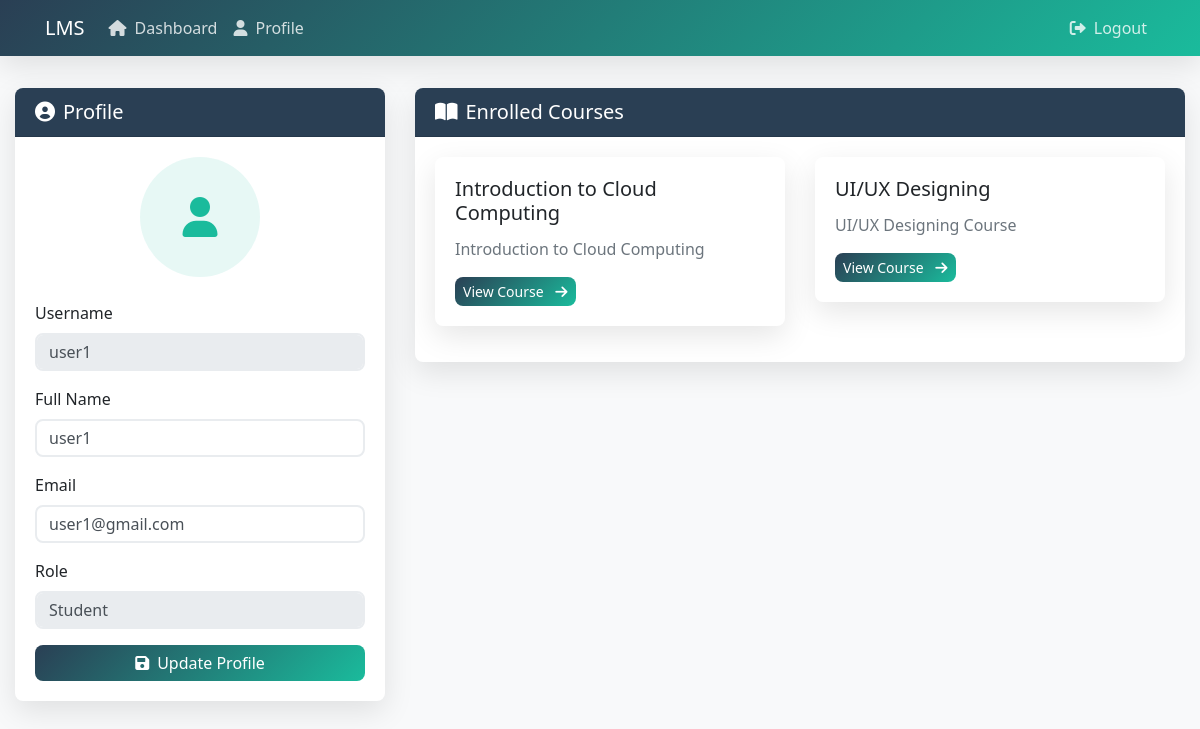
The app's page /profile.php (signed in) with its own data.
### tables this page shows
CREATE TABLE IF NOT EXISTS `users` (
  `user_id` int NOT NULL AUTO_INCREMENT,
  `username` varchar(50) NOT NULL,
  `email` varchar(100) NOT NULL,
  `password` varchar(255) NOT NULL,
  `role` enum('student','instructor','admin') NOT NULL DEFAULT 'student',
  `full_name` varchar(100) DEFAULT NULL,
  `created_at` timestamp NOT NULL DEFAULT CURRENT_TIMESTAMP,
  `reset_token` varchar(64) DEFAULT NULL,
  `reset_expires` datetime DEFAULT NULL,
  PRIMARY KEY (`user_id`),
  UNIQUE KEY `username` (`username`),
  UNIQUE KEY `email` (`email`)
);

CREATE TABLE IF NOT EXISTS `courses` (
  `course_id` int NOT NULL AUTO_INCREMENT,
  `title` varchar(150) NOT NULL,
  `description` text,
  `instructor_id` int NOT NULL,
  `created_at` timestamp NOT NULL DEFAULT CURRENT_TIMESTAMP,
  PRIMARY KEY (`course_id`),
  KEY `instructor_id` (`instructor_id`)
);

### profile.php (the view, shortened to what this page needs)
<?php
require_once "config/database.php";
$user_id = $_SESSION["id"];
$role = $_SESSION["role"];
$username = $full_name = $email = $role_display = "";
$sql = "SELECT username, full_name, email, role FROM users WHERE user_id = ?";
if($stmt = mysqli_prepare($conn, $sql)){
    mysqli_stmt_bind_param($stmt, "i", $user_id);
    if(mysqli_stmt_execute($stmt)){
        $result = mysqli_stmt_get_result($stmt);
        if($row = mysqli_fetch_assoc($result)){
            $username = $row["username"];
            $full_name = $row["full_name"];
            $email = $row["email"];
            $role_display = ucfirst($row["role"]);
        }
    }
}
$enrolled_courses = [];
if($role === "student"){
    $sql = "SELECT c.course_id, c.title, c.description
            FROM courses c
            JOIN enrollments e ON c.course_id = e.course_id
            WHERE e.user_id = ?";
    if($stmt = mysqli_prepare($conn, $sql)){
        mysqli_stmt_bind_param($stmt, "i", $user_id);
        if(mysqli_stmt_execute($stmt)){
            $result = mysqli_stmt_get_result($stmt);
            while($row = mysqli_fetch_assoc($result)){
                $enrolled_courses[] = $row;
            }
        }
    }
}
?>
<!DOCTYPE html>
<html lang="en">
<head>
    <link rel="stylesheet" href="https://stackpath.bootstrapcdn.com/bootstrap/4.5.2/css/bootstrap.min.css">
    <link rel="stylesheet" href="https://cdnjs.cloudflare.com/ajax/libs/font-awesome/6.0.0/css/all.min.css">
</head>
<body>
    <nav class="navbar navbar-expand-lg navbar-dark">
        <div class="container">
            <a class="navbar-brand" href="#">LMS</a>
            <div class="collapse navbar-collapse" id="navbarNav">
                <ul class="navbar-nav mr-auto">
                    <li class="nav-item">
                        <a class="nav-link" href="index.php">
                            <i class="fas fa-home"></i>Dashboard
                        </a>
                    </li>
                    <li class="nav-item active">
                        <a class="nav-link" href="profile.php">
                            <i class="fas fa-user"></i>Profile
                        </a>
                    </li>
                </ul>
                <ul class="navbar-nav">
                    <li class="nav-item">
                        <a class="nav-link" href="logout.php">
                            <i class="fas fa-sign-out-alt"></i>Logout
                        </a>
                    </li>
                </ul>
            </div>
        </div>
    </nav>
    <div class="container" style="max-width: 1200px; margin-top: 2rem;">
        <div class="row">
            <div class="col-lg-4">
                <div class="card">
                    <div class="card-header">
                        <h5 class="mb-0"><i class="fas fa-user-circle mr-2"></i>Profile</h5>
                    </div>
                    <div class="card-body">
                        <div class="profile-avatar">
                            <i class="fas fa-user"></i>
                        </div>
                        <form action="<?php echo htmlspecialchars($_SERVER["PHP_SELF"]); ?>" method="post">
                            <div class="form-group">
                                <label>Username</label>
                                <input type="text" class="form-control" value="<?php echo htmlspecialchars($username); ?>" disabled>
                            </div>
                            <div class="form-group">
                                <label>Full Name</label>
                                <input type="text" name="full_name" class="form-control"
                                       value="<?php echo htmlspecialchars($full_name); ?>" required>
                            </div>
                            <div class="form-group">
                                <label>Email</label>
                                <input type="email" name="email" class="form-control"
                                       value="<?php echo htmlspecialchars($email); ?>" required>
                            </div>
                            <div class="form-group">
                                <label>Role</label>
                                <input type="text" class="form-control"
                                       value="<?php echo htmlspecialchars($role_display); ?>" disabled>
                            </div>
                            <button type="submit" class="btn btn-primary btn-block">
                                <i class="fas fa-save mr-2"></i>Update Profile
                            </button>
                        </form>
                    </div>
                </div>
            </div>
            <div class="col-lg-8">
                <?php if($role === "student"): ?>
                <div class="card">
                    <div class="card-header">
                        <h5 class="mb-0"><i class="fas fa-book-open mr-2"></i>Enrolled Courses</h5>
                    </div>
                    <div class="card-body">
                        <?php if(empty($enrolled_courses)): ?>
                            <div class="alert alert-info">You are not enrolled in any courses yet.</div>
                        <?php else: ?>
                            <div class="row">
                                <?php foreach($enrolled_courses as $course): ?>
                                <div class="col-md-6">
                                    <div class="course-card">
                                        <div class="card-body">
                                            <h5 class="card-title"><?php echo htmlspecialchars($course["title"]); ?></h5>
                                            <p class="card-text text-muted"><?php echo htmlspecialchars($course["description"]); ?></p>
                                            <a href="course.php?id=<?php echo $course["course_id"]; ?>"
                                               class="btn btn-primary btn-sm">
                                               View Course <i class="fas fa-arrow-right ml-2"></i>
                                            </a>
                                        </div>
                                    </div>
                                </div>
                                <?php endforeach; ?>
                            </div>
                        <?php endif; ?>
                    </div>
                </div>
                <?php endif; ?>
            </div>
        </div>
    </div>
</body>
</html>

### profile.php (style rules this page uses)
:root { --primary-color: #2A3F54; --secondary-color: #1ABB9C; --accent-color: #337AB7; --border-radius: 8px; --box-shadow: 0 10px 30px rgba(0,0,0,0.1); --transition: all 0.3s ease; }
body { font-family: 'Segoe UI', system-ui, -apple-system, sans-serif; background: #f8f9fa; }
.navbar { background: linear-gradient(135deg, var(--primary-color), var(--secondary-color)) !important; box-shadow: var(--box-shadow); }
.profile-avatar { width: 120px; height: 120px; border-radius: 50%; background: rgba(26, 187, 156, 0.1); display: flex; align-items: center; justify-content: center; font-size: 2.5rem; color: var(--secondary-color); margin: 0 auto 1.5rem; }
.card { border: none; border-radius: var(--border-radius); box-shadow: var(--box-shadow); transition: var(--transition); margin-bottom: 1.5rem; }
.card-header { background: var(--primary-color); color: white; border-radius: var(--border-radius) var(--border-radius) 0 0 !important; }
.btn-primary { background: linear-gradient(135deg, var(--primary-color), var(--secondary-color)); border: none; border-radius: var(--border-radius); transition: var(--transition); }
.form-control { border: 2px solid #e9ecef; border-radius: var(--border-radius); transition: var(--transition); }
.nav-link { color: rgba(255,255,255,0.8) !important; transition: var(--transition); display: flex; align-items: center; gap: 8px; }
.course-card { background: white; border: none; border-radius: var(--border-radius); box-shadow: var(--box-shadow); margin-bottom: 1rem; transition: var(--transition); }

### records on screen
users: username "user1", full_name "user1", email "user1@gmail.com", role "Student"
courses: title "Introduction to Cloud Computing", description "Introduction to Cloud Computing"
courses: title "UI/UX Designing", description "UI/UX Designing Course"
